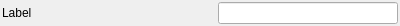
<?xml version="1.0" encoding="UTF-8"?>
<ui version="4.0">
 <class>PropertyControlString</class>
 <widget class="QWidget" name="PropertyControlString">
  <property name="geometry">
   <rect>
    <x>0</x>
    <y>0</y>
    <width>400</width>
    <height>26</height>
   </rect>
  </property>
  <property name="sizePolicy">
   <sizepolicy hsizetype="Preferred" vsizetype="Maximum">
    <horstretch>0</horstretch>
    <verstretch>0</verstretch>
   </sizepolicy>
  </property>
  <property name="windowTitle">
   <string>Form</string>
  </property>
  <layout class="QHBoxLayout" name="mLayout">
   <property name="spacing">
    <number>5</number>
   </property>
   <property name="margin">
    <number>2</number>
   </property>
   <item>
    <widget class="QLabel" name="mLabel">
     <property name="text">
      <string>Label</string>
     </property>
    </widget>
   </item>
   <item>
    <spacer name="horizontalSpacer">
     <property name="orientation">
      <enum>Qt::Horizontal</enum>
     </property>
     <property name="sizeHint" stdset="0">
      <size>
       <width>40</width>
       <height>20</height>
      </size>
     </property>
    </spacer>
   </item>
   <item>
    <widget class="QLineEdit" name="mValue"/>
   </item>
  </layout>
 </widget>
 <resources/>
 <connections/>
</ui>
